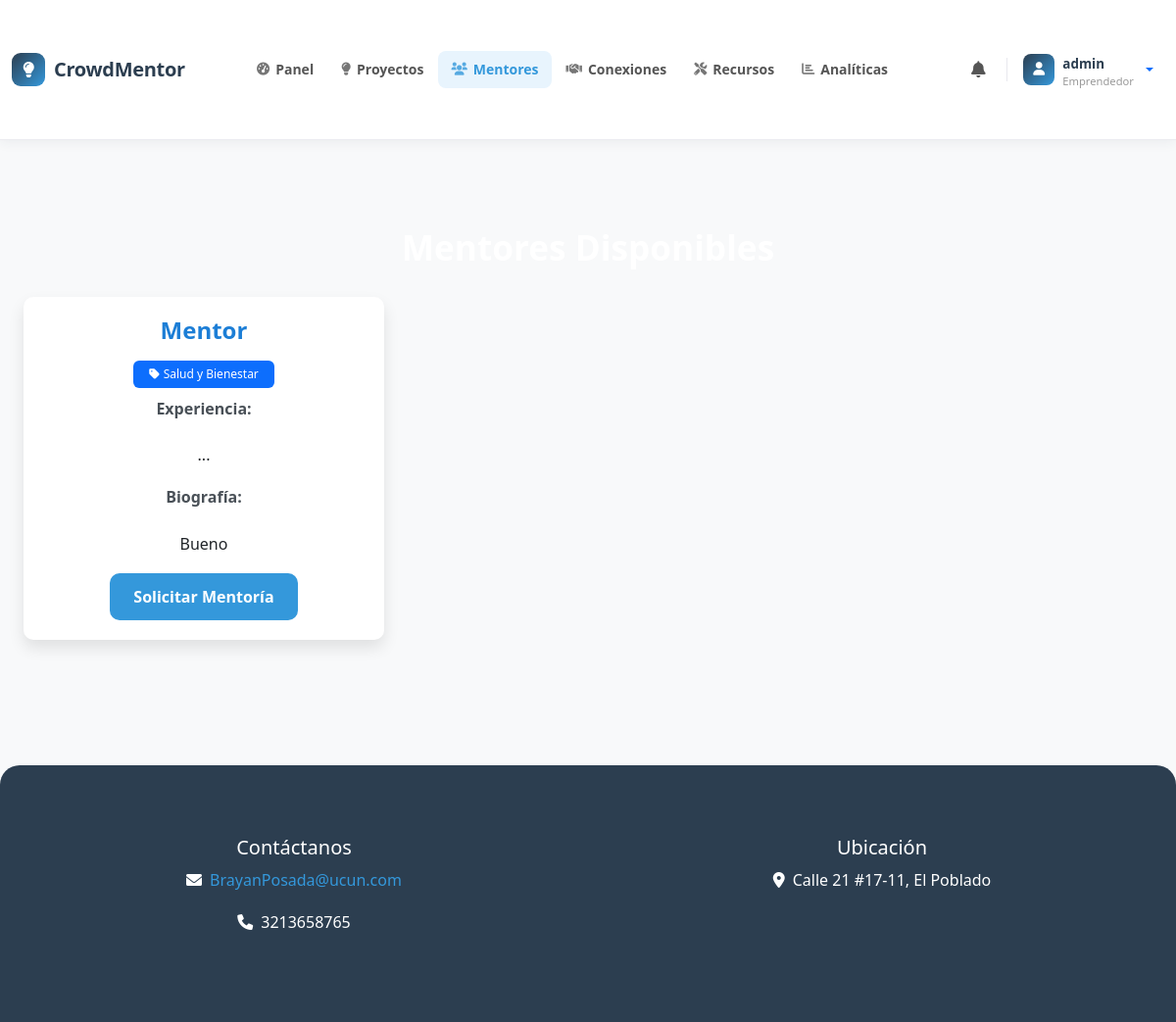
Screenshot of /mentors/ (signed in) with the database file from the repository.
### core/models.py (models this page shows, shortened)
class Profile(models.Model):
    USER_TYPES = (
        ('entrepreneur', 'Emprendedor'),
        ('mentor', 'Mentor'),
        ('investor', 'Inversionista'),
        ('evaluator', 'Evaluador'),
    )
    MENTOR_SPECIALTIES = (
        ('agronomy', 'Agronomía y Proyectos Agropecuarios'),
        ('technology', 'Tecnología e Innovación'),
        ('finance', 'Finanzas y Negocios'),
        ('health', 'Salud y Bienestar'),
        ('marketing', 'Marketing y Ventas'),
        ('legal', 'Legal y Cumplimiento'),
        ('education', 'Educación'),
        ('manufacturing', 'Manufactura e Industria'),
        ('environment', 'Medio Ambiente y Sostenibilidad'),
        ('arts', 'Arte y Entretenimiento'),
        ('other', 'Otra especialidad'),
    )
    user = models.OneToOneField(User, on_delete=models.CASCADE)
    user_type = models.CharField(max_length=20, choices=USER_TYPES)
    bio = models.TextField()
    experience = models.TextField()
    mentor_specialty = models.CharField(
        max_length=50,
        choices=MENTOR_SPECIALTIES,
        blank=True,
        null=True,
        verbose_name='Especialidad (Mentor)'
    )
    is_approved = models.BooleanField(default=False)  # For mentors/evaluators
    is_approved_by_admin = models.BooleanField(default=False)  # Para evaluadores aprobados por el administrador
    profile_picture = models.ImageField(upload_to='profiles/', blank=True, null=True)
    birth_date = models.DateField(blank=True, null=True)
    phone_number = models.CharField(max_length=20, blank=True)
    location = models.CharField(max_length=100, blank=True)
    linkedin_url = models.URLField(max_length=200, blank=True)
    website_url = models.URLField(max_length=200, blank=True)

### core/views.py (the view)
# urls.py: path('mentors/', views.mentor_list, name='mentor_list'),
@login_required
def mentor_list(request):
    mentors = Profile.objects.filter(user_type='mentor', is_approved=True)
    active_mentorships = []
    if request.user.is_authenticated and hasattr(request.user, 'profile') and request.user.profile.user_type == 'entrepreneur':
        try:
            project = Project.objects.filter(owner=request.user, is_active=True).latest('created_at')
            active_mentorships = Mentorship.objects.filter(
                project=project,
                status='accepted'
            ).values_list('mentor_id', flat=True)
        except Project.DoesNotExist:
            pass
    return render(request, 'mentor_list.html', {
        'mentors': mentors,
        'active_mentorships': active_mentorships
    })

### core/templatetags/custom_filters.py (called while the page is built)
@register.filter
def has_profile(user):
    return hasattr(user, 'profile') and user.profile is not None

@register.filter
def get_user_type(user):
    if hasattr(user, 'profile') and user.profile:
        return user.profile.user_type
    return None

### core/templates/mentor_list.html
{% extends 'base.html' %}
{% block content %}
<div class="container mt-4">
    <h2>Mentores Disponibles</h2>
    <div class="row">
        {% for mentor in mentors %}
        <div class="col-md-4 mb-4">
            <div class="card">
                <div class="card-body">
                    <h5 class="card-title">{{ mentor.user.get_full_name|default:mentor.user.username }}</h5>
                    {% if mentor.mentor_specialty %}
                    <p class="card-text mb-2">
                        <span class="badge bg-primary">
                            <i class="fas fa-tag me-1"></i>{{ mentor.get_mentor_specialty_display }}
                        </span>
                    </p>
                    {% endif %}
                    <p class="card-text">
                        <strong>Experiencia:</strong><br>
                        {{ mentor.experience|linebreaks }}
                    </p>
                    <p class="card-text">
                        <strong>Biografía:</strong><br>
                        {{ mentor.bio|linebreaks }}
                    </p>
                    {% if user.profile.user_type == 'entrepreneur' %}
                        {% if mentor.user.id in active_mentorships %}
                            <button class="btn btn-secondary" disabled>
                                Mentoría Activa
                            </button>
                        {% else %}
                            <a href="{% url 'request_mentorship_by_entrepreneur' mentor.user.id %}" class="btn btn-primary">
                                Solicitar Mentoría
                            </a>
                        {% endif %}
                    {% endif %}
                </div>
            </div>
        </div>
        {% empty %}
        <div class="col-12">
            <p>No hay mentores disponibles en este momento.</p>
        </div>
        {% endfor %}
    </div>
</div>
{% endblock %}

### core/templates/base.html (shortened to what this page needs)
{% load static %}
{% load custom_filters %}
<!DOCTYPE html>
<html lang="es">
<head>
    <link href="https://cdn.jsdelivr.net/npm/bootstrap@5.3.0/dist/css/bootstrap.min.css" rel="stylesheet">
    <link rel="stylesheet" href="https://cdnjs.cloudflare.com/ajax/libs/animate.css/4.1.1/animate.min.css">
    <link rel="stylesheet" href="https://cdnjs.cloudflare.com/ajax/libs/font-awesome/6.0.0/css/all.min.css">
    <link rel="stylesheet" href="{% static 'css/styles.css' %}">
    <link rel="stylesheet" href="{% static 'css/home.css' %}">
    <link rel="stylesheet" href="{% static 'css/project_list.css' %}">
    <link rel="stylesheet" href="{% static 'css/project_detail.css' %}">
    <link rel="stylesheet" href="{% static 'css/project_create.css' %}">
    <link rel="stylesheet" href="{% static 'css/resources.css' %}">
    <link rel="stylesheet" href="{% static 'css/base.css' %}">
</head>
<body>
    <nav class="cm-navbar">
        <div class="container position-relative">
            <a class="cm-brand" href="{% url 'home' %}">
                <div class="cm-brand-icon"><i class="fas fa-lightbulb"></i></div>
                CrowdMentor
            </a>
            <div class="cm-nav-collapse" id="cmNavCollapse">
                {% if user.is_authenticated %}
                <ul class="cm-nav-links">
                    {% if user.is_staff %}
                        <li class="cm-nav-item">
                            <a href="{% url 'admin_dashboard' %}">
                                <i class="fas fa-tachometer-alt"></i>Panel
                            </a>
                        </li>
                    {% else %}
                        <li class="cm-nav-item">
                            <a href="{% url 'dashboard' %}">
                                <i class="fas fa-tachometer-alt"></i>Panel
                            </a>
                        </li>
                    {% endif %}
                    <li class="cm-nav-item">
                        <a href="{% url 'project_list' %}">
                            <i class="fas fa-lightbulb"></i>Proyectos
                        </a>
                    </li>
                    <li class="cm-nav-item">
                        <a href="{% url 'mentor_list' %}">
                            <i class="fas fa-users"></i>Mentores
                        </a>
                    </li>
                    {% if user|has_profile %}
                        {% with user_type=user|get_user_type %}
                            {% if user_type == 'mentor' or user_type == 'investor' or user_type == 'entrepreneur' %}
                                <li class="cm-nav-item">
                                    <a href="{% url 'mentor_investor_connections' %}" class="position-relative">
                                        <i class="fas fa-handshake"></i>Conexiones
                                    </a>
                                </li>
                            {% endif %}
                        {% endwith %}
                    {% endif %}
                    <li class="cm-nav-item">
                        <a href="{% url 'resources' %}">
                            <i class="fas fa-tools"></i>Recursos
                        </a>
                    </li>
                    {% if user.is_superuser %}
                        <li class="cm-nav-item">
                            <a href="{% url 'analytics_dashboard' %}">
                                <i class="fas fa-chart-bar"></i>Analíticas
                            </a>
                        </li>
                    {% endif %}
                </ul>
                <div class="cm-actions">
                    <a href="{% url 'notifications' %}" class="cm-icon-btn" title="Notificaciones">
                        <i class="fas fa-bell"></i>
                    </a>
                    <div class="dropdown">
                        <a class="cm-avatar-btn dropdown-toggle" href="#" id="userDropdown" data-bs-toggle="dropdown" aria-expanded="false" style="text-decoration:none;">
                            <div class="cm-avatar">
                                {% if user|has_profile and user.profile.profile_picture %}
                                    <img src="{{ user.profile.profile_picture.url }}" alt="avatar">
                                {% else %}
                                    <i class="fas fa-user" style="font-size:0.85rem;"></i>
                                {% endif %}
                            </div>
                            <div>
                                <div class="cm-avatar-name">
                                    {% if user.first_name %}{{ user.first_name }}{% else %}{{ user.username }}{% endif %}
                                </div>
                                {% if user|has_profile %}
                                    {% with ut=user|get_user_type %}
                                        <div class="cm-avatar-role">
                                            {% if ut == 'entrepreneur' %}Emprendedor
                                            {% elif ut == 'mentor' %}Mentor
                                            {% elif ut == 'investor' %}Inversionista
                                            {% elif ut == 'evaluator' %}Evaluador
                                            {% endif %}
                                        </div>
                                    {% endwith %}
                                {% endif %}
                            </div>
                        </a>
                    </div>
                </div>
                {% endif %}
            </div>
        </div>
    </nav>
    <div class="container py-4">
        {% block content %}
        {% endblock %}
    </div>
    <footer class="text-center">
        <div class="container">
            <div class="row">
                <div class="col-md-6">
                    <h5>Contáctanos</h5>
                    <p><i class="fas fa-envelope me-2"></i><a href="mailto:BrayanPosada@ucun.com">BrayanPosada@ucun.com</a></p>
                    <p><i class="fas fa-phone me-2"></i>3213658765</p>
                </div>
                <div class="col-md-6">
                    <h5>Ubicación</h5>
                    <p><i class="fas fa-map-marker-alt me-2"></i>Calle 21 #17-11, El Poblado</p>
                </div>
            </div>
        </div>
    </footer>
</body>
</html>

### core/static/css/styles.css (style rules this page uses)
body { font-family: 'Montserrat', Arial, sans-serif; background-color: #f9fafb; color: #2d3748; line-height: 1.7; margin: 0; padding: 0; }
.container { max-width: 1200px; margin-top: 40px; margin-bottom: 40px; }
h1, h2, h3 { font-weight: 700; color: #ffffff; }
h2 { font-size: 2.2rem; margin-bottom: 30px; text-align: center; }
.card { border: none; border-radius: 15px; box-shadow: 0 8px 16px rgba(0, 0, 0, 0.1); transition: transform 0.3s ease, box-shadow 0.3s ease; background-color: #ffffff; }
.card-body { padding: 20px; text-align: center; }
.card-title { font-size: 1.5rem; font-weight: 600; color: #1c7ed6; margin-bottom: 15px; }
.card-text { font-size: 1rem; color: #495057; margin-bottom: 20px; }
.btn-primary { background-color: #4c6ef5; border-color: #4c6ef5; font-weight: 600; padding: 12px 30px; border-radius: 10px; transition: background-color 0.3s ease, transform 0.2s ease; }
footer { background-color: #1c7ed6; color: #fff; padding: 40px 0; text-align: center; font-size: 1rem; border-radius: 20px 20px 0 0; }
footer a { color: #ffd43b; text-decoration: none; }

### core/static/css/home.css (style rules this page uses)
.card { transition: all var(--transition-speed) ease; border-radius: var(--border-radius); overflow: hidden; }
.badge { padding: 0.5rem 1rem; font-weight: 500; }

### core/static/css/project_detail.css (style rules this page uses)
.btn-primary { transition: all var(--transition-speed) ease; }

### core/static/css/project_create.css (style rules this page uses)
.btn-primary { padding: 0.75rem 1.5rem; font-weight: 600; transition: all 0.3s ease; }

### core/static/css/base.css (style rules this page uses)
:root { --primary-color: #2c3e50; --secondary-color: #3498db; --accent-color: #e74c3c; --background-color: #f8f9fa; --text-color: #2c3e50; --border-radius: 10px; --transition-speed: 0.3s; --box-shadow: 0 4px 15px rgba(0,0,0,0.1); }
body { font-family: 'Segoe UI', Tahoma, Geneva, Verdana, sans-serif; background-color: var(--background-color); color: var(--text-color); min-height: 100vh; display: flex; flex-direction: column; margin: 0; padding: 0; }
.btn-primary { background-color: var(--secondary-color); border: none; transition: all var(--transition-speed) ease; animation: fadeInUp 1s ease 0.4s; animation-fill-mode: both; }
footer { background-color: var(--primary-color); color: white; padding: 2rem 0; margin-top: auto; }
footer a { color: var(--secondary-color); text-decoration: none; transition: color var(--transition-speed) ease; }

### rows the page displays
Profile: user.get_full_name "Mentor", mentor_specialty "Salud y Bienestar", experience "...", bio "Bueno", shows "Solicitar Mentoría"

### other values shown
{{ user.username }} "admin"
